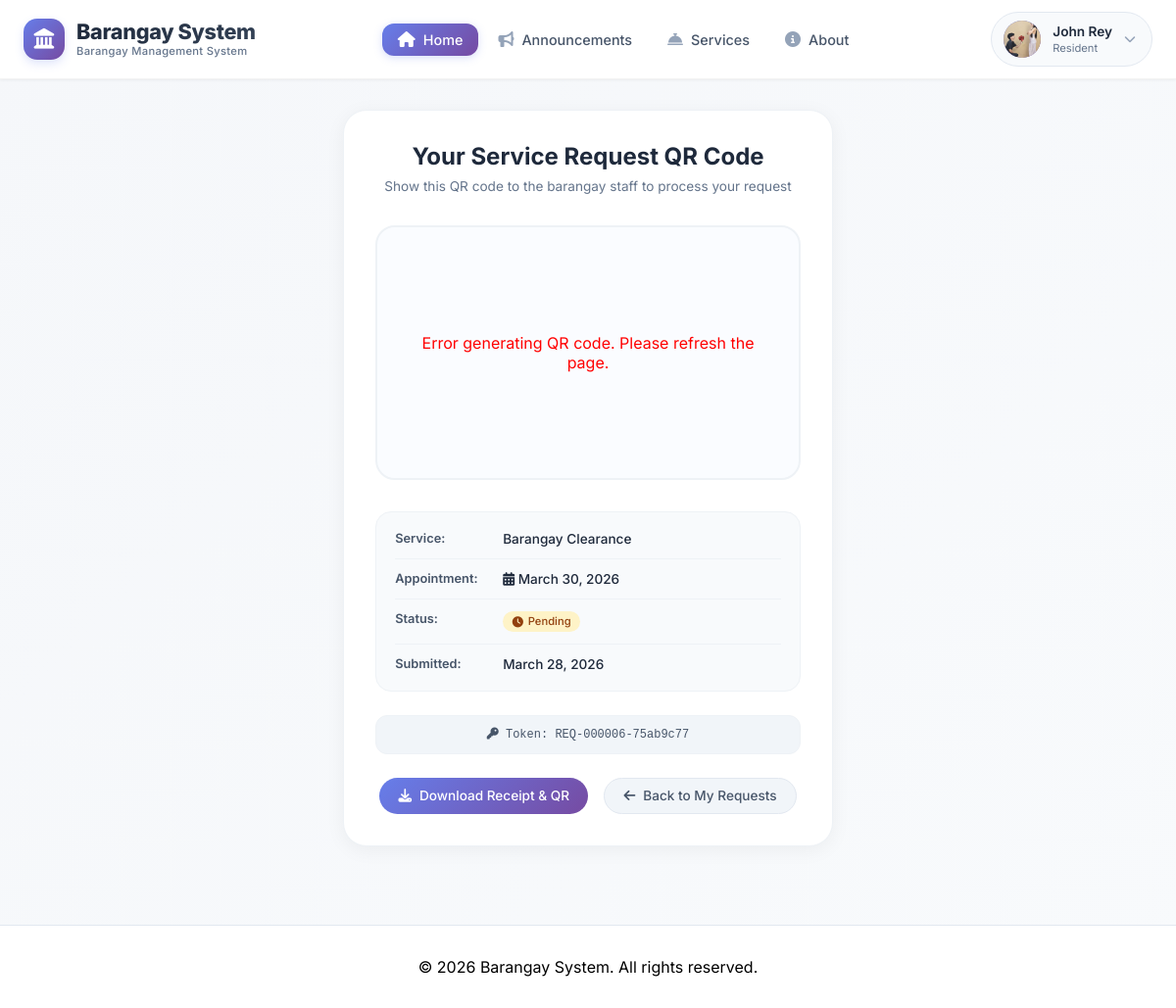
Screenshot of /resident/view_request_qr.php?id=6 (signed in) with the database file from the repository.
### tables this page shows
CREATE TABLE `users` (
  `id` int(11) NOT NULL,
  `username` varchar(50) NOT NULL,
  `email` varchar(100) NOT NULL,
  `profile_pic` varchar(255) DEFAULT NULL,
  `password` varchar(255) NOT NULL,
  `first_name` varchar(50) DEFAULT NULL,
  `last_name` varchar(50) DEFAULT NULL,
  `address` text DEFAULT NULL,
  `contact_number` varchar(20) DEFAULT NULL,
  `user_type` enum('resident','admin') DEFAULT 'resident',
  `is_online` tinyint(1) DEFAULT 0,
  `last_activity` timestamp NOT NULL DEFAULT current_timestamp() ON UPDATE current_timestamp(),
  `created_at` timestamp NOT NULL DEFAULT current_timestamp(),
  `is_verified` tinyint(1) DEFAULT 0,
  `status` varchar(20) DEFAULT 'active',
  `last_login` datetime DEFAULT NULL,
  `last_login_ip` varchar(45) DEFAULT NULL
);

CREATE TABLE `resident_requests` (
  `id` int(11) NOT NULL,
  `user_id` int(11) NOT NULL,
  `service_id` int(11) NOT NULL,
  `request_type` varchar(50) DEFAULT 'online',
  `preferred_day` varchar(20) DEFAULT NULL,
  `preferred_time` varchar(50) DEFAULT NULL,
  `schedule_id` int(11) DEFAULT NULL,
  `preferred_date` date DEFAULT NULL,
  `status` enum('pending','approved','rejected','completed') DEFAULT 'pending',
  `admin_remarks` text DEFAULT NULL,
  `qr_token` varchar(100) DEFAULT NULL,
  `request_date` timestamp NOT NULL DEFAULT current_timestamp(),
  `processed_date` timestamp NULL DEFAULT NULL,
  `processed_by` int(11) DEFAULT NULL
);

CREATE TABLE `services` (
  `id` int(11) NOT NULL,
  `service_name` varchar(100) NOT NULL,
  `description` text DEFAULT NULL,
  `requirements` text DEFAULT NULL,
  `fee` decimal(10,2) DEFAULT NULL,
  `is_active` tinyint(1) DEFAULT 1,
  `created_at` timestamp NOT NULL DEFAULT current_timestamp()
);

### resident/view_request_qr.php (the view, shortened to what this page needs)
<?php
$database = new Database();
$db = $database->getConnection();
$request_id = isset($_GET['id']) ? (int)$_GET['id'] : 0;
$query = "SELECT r.*, s.service_name, s.description, s.fee, s.requirements
          FROM resident_requests r
          JOIN services s ON r.service_id = s.id
          WHERE r.id = :id AND r.user_id = :user_id";
$stmt = $db->prepare($query);
$stmt->bindParam(':id', $request_id);
$stmt->bindParam(':user_id', $_SESSION['user_id']);
$stmt->execute();
$request = $stmt->fetch(PDO::FETCH_ASSOC);
$appointment_info = '';
if (!empty($request['preferred_date'])) {
    $appointment_info = date('F j, Y', strtotime($request['preferred_date']));
} elseif (!empty($request['preferred_day']) && !empty($request['preferred_time'])) {
    $appointment_info = htmlspecialchars($request['preferred_day']) . ' at ' . htmlspecialchars($request['preferred_time']);
} else {
    $appointment_info = 'To be scheduled';
}
include '../includes/header.php';
?>
<div class="qr-container">
    <h2 class="qr-title">Your Service Request QR Code</h2>
    <p class="qr-subtitle">Show this QR code to the barangay staff to process your request</p>
    <div id="qrcode" class="qr-code">
    </div>
    <div class="qr-details">
        <div class="detail-row">
            <span class="detail-label">Service:</span>
            <span class="detail-value"><?php echo htmlspecialchars($request['service_name']); ?></span>
        </div>
        <div class="detail-row">
            <span class="detail-label">Appointment:</span>
            <span class="detail-value">
                <i class="fas fa-calendar-alt"></i> <?php echo $appointment_info; ?>
            </span>
        </div>
        <div class="detail-row">
            <span class="detail-label">Status:</span>
            <span class="detail-value">
                <span class="status-badge status-<?php echo $request['status']; ?>">
                    <i class="fas fa-<?php
                        echo $request['status'] == 'pending' ? 'clock' :
                            ($request['status'] == 'approved' ? 'check-circle' :
                            ($request['status'] == 'rejected' ? 'times-circle' : 'check-double'));
                    ?>"></i>
                    <?php echo ucfirst($request['status']); ?>
                </span>
            </span>
        </div>
        <div class="detail-row">
            <span class="detail-label">Submitted:</span>
            <span class="detail-value"><?php echo date('F j, Y', strtotime($request['request_date'])); ?></span>
        </div>
    </div>
    <div class="qr-token">
        <i class="fas fa-key"></i> Token: <?php echo $request['qr_token']; ?>
    </div>
    <div class="action-buttons no-print">
        <button id="downloadQRBtn" class="btn btn-download">
            <i class="fas fa-download"></i> Download Receipt & QR
        </button>
        <a href="my_requests.php" class="btn btn-back">
            <i class="fas fa-arrow-left"></i> Back to My Requests
        </a>
    </div>
</div>
<?php include '../includes/footer.php'; ?>

### includes/header.php (shortened to what this page needs)
<?php
$barangay_name = "Barangay System";
$user_data = null;
if (isset($_SESSION['user_id'])) {
    try {
        $database = new Database();
        $db = $database->getConnection();
        $query = "SELECT id, username, first_name, last_name, email, profile_pic FROM users WHERE id = :user_id";
        $stmt = $db->prepare($query);
        $stmt->bindParam(':user_id', $_SESSION['user_id']);
        $stmt->execute();
        $user_data = $stmt->fetch(PDO::FETCH_ASSOC);
    } catch (Exception $e) {
    }
}
$current_page = $_GET['page'] ?? 'home';
?>
<!DOCTYPE html>
<html lang="en">
<head>
    <link rel="stylesheet" href="https://cdnjs.cloudflare.com/ajax/libs/font-awesome/6.4.0/css/all.min.css">
</head>
<body>
<nav class="modern-navbar" id="navbar">
    <div class="nav-container">
        <a href="/testweb/index.php?page=home" class="logo">
            <div class="logo-icon">
                <i class="fas fa-landmark"></i>
            </div>
            <div class="logo-text">
                <span class="logo-name"><?php echo htmlspecialchars($barangay_name); ?></span>
                <span class="logo-badge">Barangay Management System</span>
            </div>
        </a>
        <ul class="nav-links">
            <li><a href="/testweb/index.php?page=home" class="<?php echo $current_page == 'home' ? 'active' : ''; ?>">
                <i class="fas fa-home"></i> <span>Home</span>
            </a></li>
            <li><a href="/testweb/index.php?page=announcements" class="<?php echo $current_page == 'announcements' ? 'active' : ''; ?>">
                <i class="fas fa-bullhorn"></i> <span>Announcements</span>
            </a></li>
            <li><a href="/testweb/index.php?page=services" class="<?php echo $current_page == 'services' ? 'active' : ''; ?>">
                <i class="fas fa-concierge-bell"></i> <span>Services</span>
            </a></li>
            <li><a href="/testweb/index.php?page=about" class="<?php echo $current_page == 'about' ? 'active' : ''; ?>">
                <i class="fas fa-info-circle"></i> <span>About</span>
            </a></li>
        </ul>
        <div class="header-right">
            <?php if (isset($_SESSION['user_id'])): ?>
                <div class="dropdown" id="profileDropdown">
                    <button class="profile-btn" id="profileBtn" type="button" aria-label="Profile menu">
                        <div class="profile-avatar">
                            <?php if (isset($user_data['profile_pic']) && !empty($user_data['profile_pic'])): ?>
                                <img src="/testweb/uploads/profiles/<?php echo htmlspecialchars($user_data['profile_pic']); ?>" alt="Profile">
                            <?php else: ?>
                                <i class="fas fa-user"></i>
                            <?php endif; ?>
                        </div>
                        <div class="profile-info">
                            <div class="profile-name">
                                <?php
                                if (isset($user_data['first_name'])) {
                                    echo htmlspecialchars($user_data['first_name']);
                                } elseif (isset($_SESSION['user_name'])) {
                                    echo htmlspecialchars(explode(' ', $_SESSION['user_name'])[0]);
                                } else {
                                    echo 'Resident';
                                }
                                ?>
                            </div>
                            <div class="profile-role">Resident</div>
                        </div>
                        <i class="fas fa-chevron-down profile-arrow"></i>
                    </button>
                </div>
            <?php endif; ?>
        </div>
    </div>
</nav>

### includes/header.php (style rules this page uses)
* { margin: 0; padding: 0; box-sizing: border-box; }
body { font-family: 'Inter', -apple-system, BlinkMacSystemFont, 'Segoe UI', sans-serif; padding-top: 80px; background: linear-gradient(135deg, #f5f7fa 0%, #f8fafc 100%); min-height: 100vh; display: flex; flex-direction: column; }
.modern-navbar { background: rgba(255, 255, 255, 0.98); backdrop-filter: blur(10px); box-shadow: 0 1px 3px rgba(0, 0, 0, 0.05); position: fixed; top: 0; left: 0; right: 0; width: 100%; z-index: 10000; transition: all 0.3s cubic-bezier(0.4, 0, 0.2, 1); border-bottom: 1px solid rgba(0, 0, 0, 0.05); }
.nav-container { max-width: 1400px; margin: 0 auto; padding: 0 2rem; display: flex; justify-content: space-between; align-items: center; height: 80px; }
.logo { display: flex; align-items: center; gap: 12px; text-decoration: none; flex-shrink: 0; }
.logo-icon { width: 42px; height: 42px; background: linear-gradient(135deg, #667eea 0%, #764ba2 100%); border-radius: 14px; display: flex; align-items: center; justify-content: center; color: white; font-size: 1.3rem; transition: all 0.3s ease; box-shadow: 0 4px 10px rgba(102, 126, 234, 0.2); }
.logo-text { display: flex; flex-direction: column; line-height: 1.2; }
.logo-name { font-size: 1.35rem; font-weight: 800; background: linear-gradient(135deg, #1e293b 0%, #334155 100%); -webkit-background-clip: text; background-clip: text; color: transparent; text-decoration: none; letter-spacing: -0.3px; transition: all 0.3s; }
.logo-badge { font-size: 0.7rem; color: #64748b; font-weight: 500; letter-spacing: 0.3px; }
.nav-links { display: flex; gap: 0.25rem; list-style: none; align-items: center; margin: 0; padding: 0; }
.nav-links li { position: relative; list-style: none; }
.nav-links li a { display: flex; align-items: center; gap: 8px; padding: 0.6rem 1.1rem; color: #475569; text-decoration: none; font-weight: 500; font-size: 0.95rem; border-radius: 12px; transition: all 0.2s ease; cursor: pointer; }
.nav-links li a i { font-size: 1rem; color: #94a3b8; transition: all 0.2s; }
.nav-links li a.active { background: linear-gradient(135deg, #667eea 0%, #764ba2 100%); color: white; box-shadow: 0 2px 8px rgba(102, 126, 234, 0.25); }
.nav-links li a.active i { color: white; }
.profile-btn { display: flex; align-items: center; gap: 12px; padding: 0.5rem 1rem 0.5rem 0.75rem; background: #f8fafc; border: 1px solid #e2e8f0; border-radius: 100px; cursor: pointer; transition: all 0.2s ease; font-family: inherit; }
.profile-avatar { width: 38px; height: 38px; background: linear-gradient(135deg, #667eea 0%, #764ba2 100%); border-radius: 50%; display: flex; align-items: center; justify-content: center; color: white; font-weight: 600; font-size: 0.9rem; overflow: hidden; flex-shrink: 0; }
.profile-avatar img { width: 100%; height: 100%; object-fit: cover; }
.profile-info { text-align: left; }
.profile-name { font-weight: 600; color: #1e293b; font-size: 0.85rem; line-height: 1.3; }
.profile-role { font-size: 0.7rem; color: #64748b; }
.profile-arrow { color: #94a3b8; font-size: 0.75rem; transition: transform 0.2s; }
.dropdown { position: relative; }
.header-right { display: flex; align-items: center; gap: 1rem; }
@media (max-width: 1200px) { .nav-container { padding: 0 1.5rem; } }
@media (max-width: 1200px) { .nav-links li a { padding: 0.5rem 1rem; font-size: 0.9rem; } }
.dropdown-item, .mobile-nav-links li a, .nav-links li a, .btn-login, .btn-register, .logo, .profile-btn { cursor: pointer; -webkit-tap-highlight-color: transparent; }
button, a { touch-action: manipulation; }

### rows the page displays
users: profile_pic (picture), first_name "John Rey"
resident_requests: service.service_name "Barangay Clearance", preferred_date "March 30, 2026", status "Pending", request_date "March 28, 2026", qr_token "REQ-000006-75ab9c77"
